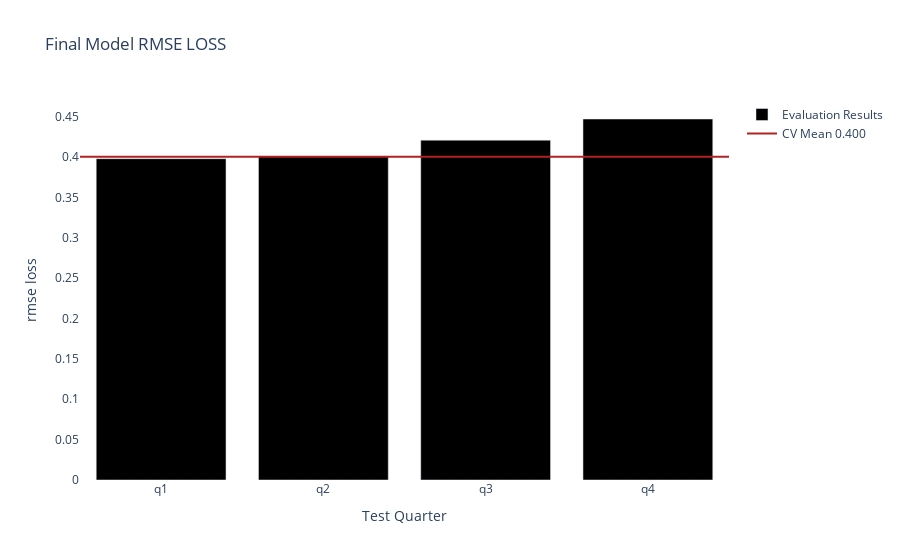
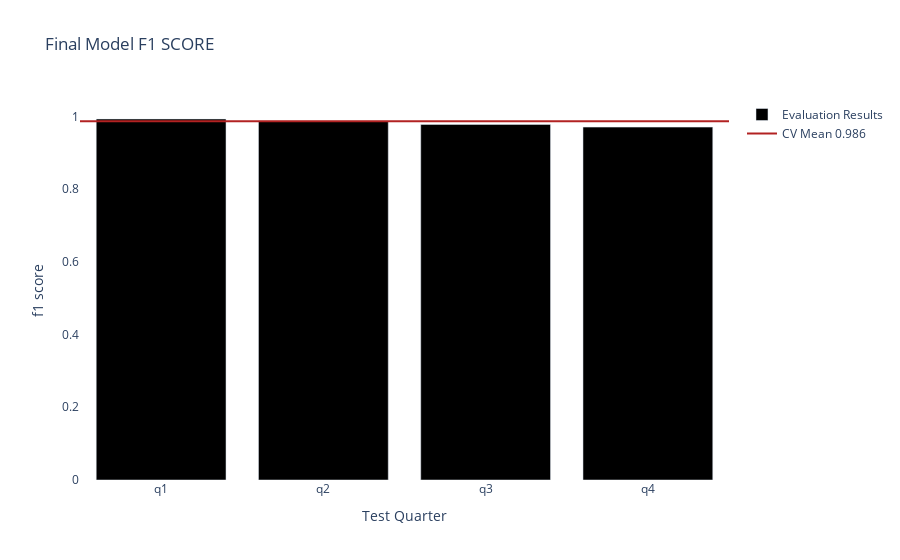

Notebook cell for these charts, in order:
### Markdown cell above
# Evaluation Results

### Code cell
def plot_evaluation_results(evaluation_results: dict, metric_name: str):
    # Compute CV Mean
    cv_values = [fold[metric_name] for fold in evaluation_results['cross-validation'].values()]
    cv_mean   = sum(cv_values) / len(cv_values)

    # Loaded Evaluation results
    evaluation_keys   = list(evaluation_results['evaluation_results'].keys())
    evaluation_values = [evaluation_results['evaluation_results'][k][metric_name] for k in evaluation_keys]

    # Build buffered lists to ensure CV Line extends the width of the plot
    x_labels    = ['buffer1'] + evaluation_keys + ['buffer2']
    bar_values  = [0] + evaluation_values + [0]
    line_values = [cv_mean] * len(x_labels)

    # Quarterly results are presented as bars
    bar = go.Bar(
        x=x_labels,
        y=bar_values,
        marker_color='black',
        name='Evaluation Results'
    )

    # CV Mean is presented as a line that cuts across the bars
    line = go.Scatter(
        x=x_labels,
        y=line_values,
        mode='lines',
        line=dict(color='firebrick', width=2),
        name=f'CV Mean {cv_mean:.3f}'
    )

    fig = go.Figure(data=[bar, line])
    fig.update_layout(
        plot_bgcolor='white',
        xaxis_title_text='Test Quarter',
        yaxis_title_text=f'{metric_name.replace("_"," ")}',
        title=f'Final Model {" ".join([word.upper() for word in metric_name.replace("_"," ").split(" ")])}'
    )

    # Zoom into x axis to skip buffers
    start_idx = 1
    end_idx   = len(x_labels) - 2
    fig.update_xaxes(range=[start_idx - 0.5, end_idx + 0.5])

    fig.show()
    #fig.write_image(f'{metric_name}.png', scale=5)#Uncomment to save an image of the fig

plot_evaluation_results(evaluation_results, 'rmse_loss')
plot_evaluation_results(evaluation_results, 'f1_score')

### Figure 1 — Plotly figure (JSON) as saved in the notebook; plotly's stock layout.template omitted (floating-point values rounded to 4 significant figures)
{"data": [{"marker": {"color": "black"}, "name": "Evaluation Results", "type": "bar", "x": ["buffer1", "q1", "q2", "q3", "q4", "buffer2"], "y": [0, 0.398, 0.401, 0.4209, 0.4471, 0]}, {"line": {"color": "firebrick", "width": 2}, "mode": "lines", "name": "CV Mean 0.400", "type": "scatter", "x": ["buffer1", "q1", "q2", "q3", "q4", "buffer2"], "y": [0.4002, 0.4002, 0.4002, 0.4002, 0.4002, 0.4002]}], "layout": {"plot_bgcolor": "white", "title": {"text": "Final Model RMSE LOSS"}, "xaxis": {"range": [0.5, 4.5], "title": {"text": "Test Quarter"}}, "yaxis": {"title": {"text": "rmse loss"}}}}

### Figure 2 — Plotly figure (JSON) as saved in the notebook; plotly's stock layout.template omitted (floating-point values rounded to 4 significant figures)
{"data": [{"marker": {"color": "black"}, "name": "Evaluation Results", "type": "bar", "x": ["buffer1", "q1", "q2", "q3", "q4", "buffer2"], "y": [0, 0.9927, 0.9874, 0.9779, 0.9704, 0]}, {"line": {"color": "firebrick", "width": 2}, "mode": "lines", "name": "CV Mean 0.986", "type": "scatter", "x": ["buffer1", "q1", "q2", "q3", "q4", "buffer2"], "y": [0.9863, 0.9863, 0.9863, 0.9863, 0.9863, 0.9863]}], "layout": {"plot_bgcolor": "white", "title": {"text": "Final Model F1 SCORE"}, "xaxis": {"range": [0.5, 4.5], "title": {"text": "Test Quarter"}}, "yaxis": {"title": {"text": "f1 score"}}}}
